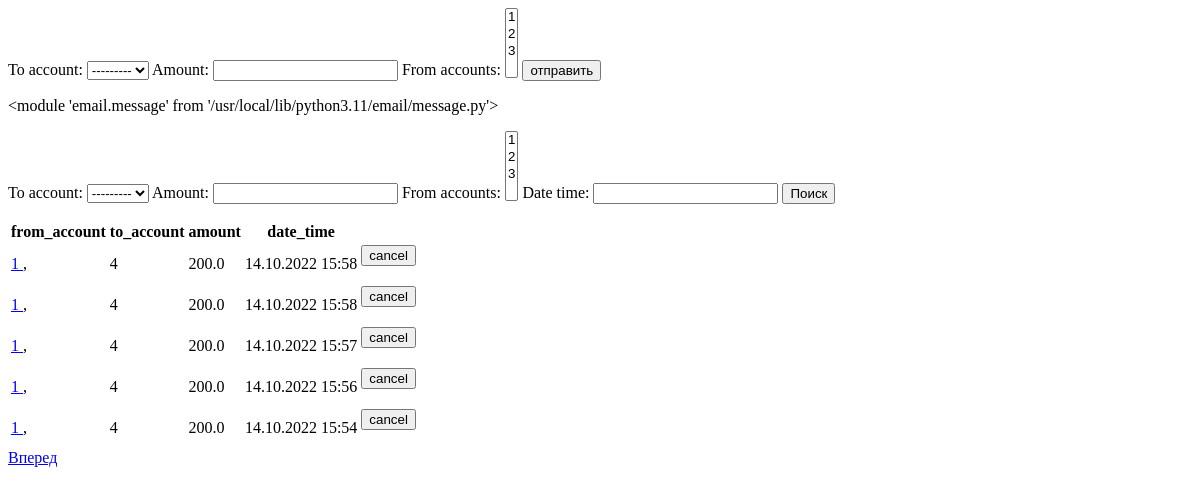
Page / (signed in) on the earlier database version.
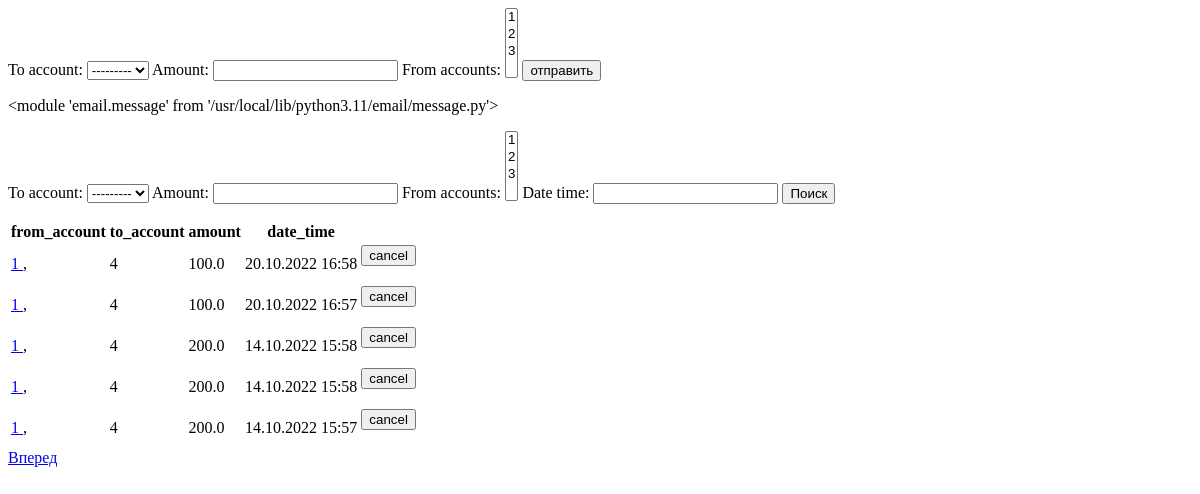
Same page on the later database version.
### transactions/models.py (models this page shows, shortened)
class Account(models.Model):
    balance = models.FloatField(validators=[MinValueValidator(0)])
    user = models.ForeignKey(User, on_delete=models.PROTECT)
    created = models.DateTimeField(auto_now_add=True)
    transactions = models.ManyToManyField('self', through='Transaction')
    is_active = models.BooleanField(default=True)
    def __str__(self):
        return str(self.id)
    class Meta:
        verbose_name = 'Cчет'
        verbose_name_plural = 'Cчета'

class Transaction(models.Model):
    date_time = models.DateTimeField(auto_now_add=True)
    amount = models.FloatField(validators=[MinValueValidator(0)])
    from_accounts = models.ManyToManyField(Account, related_name='outcomes')
    to_account = models.ForeignKey(Account, on_delete=models.CASCADE, related_name='incomes')
    is_cancelled = models.BooleanField(default=False)
    class Meta:
        verbose_name = 'Транзакция'
        verbose_name_plural = 'Транзакции'

### transactions/views.py (the view, shortened to what this page needs)
# urls.py: path('', views.TransactionView.as_view(), name='transaction'),
class TransactionView(View):
    def get(self, request):
        form = TransactionForm(request.user)
        message = ''
        queryset, filter_form = self.__get_data(request)
        return self.__get_template(request, form, queryset, filter_form)
    def __get_data(self, request):
        filter = TransactionFilter\
            (
                request.GET,
                queryset=Transaction.objects
                    .filter\
                        (
                            Q(to_account__user=request.user)
                            |
                            Q(from_accounts__user=request.user)
                        )
                    .order_by('-date_time'),
                request=request
            )
        filter_form = filter.form
        paginated_qs = paginate(request, filter.qs, 'page')
        return paginated_qs, filter_form
    def __get_template(self, request, form, paginated_qs, filter_form):
        return render(request, 'transaction.html',
            {
                'add_transaction_form': form,
                'message': message,
                'filter': paginated_qs,
                'filter_form': filter_form
            })

### transactions/forms.py
class TransactionForm(forms.ModelForm):
    from_accounts = forms.ModelMultipleChoiceField(queryset=Account.objects.none())
    def __init__(self, user, *args, **kwargs):
        super().__init__(*args, **kwargs)
        self.fields['from_accounts'].queryset = Account.objects.filter(user=user)
    class Meta:
        model = Transaction
        fields = ('to_account', 'amount')

### transactions/views.py (called while the page is built)
def paginate(request, objects, url_param):
    paginator = Paginator(objects, 5)
    page_num = request.GET.get(url_param, 1)
    try:
        page = paginator.page(page_num)
    except EmptyPage:
        page = paginator.page(1)
    return page

### transactions/templates/transaction.html (shortened to what this page needs)
{% extends 'base.html' %}
{% block content %}
<form action="." method="POST">
    {{ add_transaction_form }}
    <input type="submit" value="отправить">
</form>
{% if message %} <p>{{ message }}</p> {% endif %}
<form action="." method="GET">
    {{ filter_form }}
    <input type="submit" value="Поиск">
</form>
<table class="table">
    <thead>
        <tr>
            <th>from_account</th>
            <th>to_account</th>
            <th>amount</th>
            <th>date_time</th>
        </tr>
    </thead>
    <tbody>
        {% for x in filter %}
            <tr>
                <td>{% if user == x.from_accounts.first.user %}
                        {% for account in x.from_accounts.all %}
                            <a href="{% url 'account' account %}">
                                {{ account.id }}
                            </a>,
                        {% endfor %}
                    {% else %}
                        {{ x.from_accounts.all|join:', ' }}
                    {% endif %}</td>
                <td>{% if user == x.to_account.user %} <a href="{% url 'account' x.to_account %}">{{ x.to_account }}</a> {% else %} {{ x.to_account }} {% endif %}</td>
                <td>{{ x.amount }}</td>
                <td>{{ x.date_time|date:'d.m.Y H:i' }}</td>
                <td><form action="{% url 'cancel_transaction' %}" method="POST">
                        <input type="submit" value="cancel"></form>
                    </td>
            </tr>
        {% endfor %}
    </tbody>
</table>
{% if filter.has_next %}
<a href="{% url 'transaction' %}?page={{ filter.next_page_number }}">Вперед</a>
{% endif %}
{% endblock %}

Differences in the rows shown:
no longer on this page (row unchanged): Transaction: to_account "4", amount "200.0", date_time "14.10.2022 15:56", Account (id "1")
no longer on this page (row unchanged): Transaction: to_account "4", amount "200.0", date_time "14.10.2022 15:54", Account (id "1")
added Transaction: to_account "4", amount "100.0", date_time "20.10.2022 16:58", Account (id "1")
added Transaction: to_account "4", amount "100.0", date_time "20.10.2022 16:57", Account (id "1")
